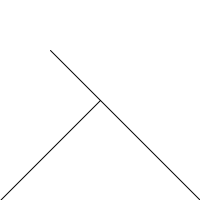
Frame 1 (no input)
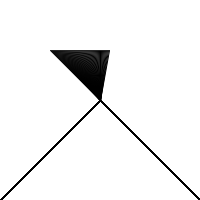
Frame 60 (the mouse pressed at the canvas centre just before this capture)
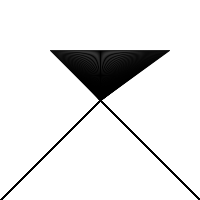
Frame 120 (the mouse held since frame 60 and released just before this capture)

The Processing sketch that drew these frames (run headless with seeded random() and noise(); from frame 60 on, the mouse is pressed at the canvas centre):

// Processing sketch: sketch_sep26d_exercise4
// ── sketch_sep26d_exercise4.pde
// Jason Stephens
// ITP - Fall 2010
// Introduction To Computational Media (ICM)
// Week:3_exercise 4-4

int w = width;
int h = height; 
int x = width/2;
int y = height/2;


//basics
void setup() {
  size(200,200);
  background(255);

  int x = width/2;
  int y = height/2;
}

void draw() {
  line(x,y,width/2,height/2);
  line(0,height,width/2,height/2);
  line(width/2,height/2,height,width);
  //  triangle(0,height,width/2,height/2,width,height);
  x = x + 1;
  if (x>500) {
    y= y+1;
  }
  if (y>500) {
    x = x*-1;
    y = y*-y/2;
  }
}
